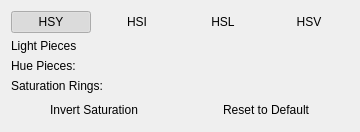
<?xml version="1.0" encoding="UTF-8"?>
<ui version="4.0">
 <class>wdgColorPreferencesPopup</class>
 <widget class="QWidget" name="wdgColorPreferencesPopup">
  <property name="geometry">
   <rect>
    <x>0</x>
    <y>0</y>
    <width>302</width>
    <height>123</height>
   </rect>
  </property>
  <property name="windowTitle">
   <string>Form</string>
  </property>
  <layout class="QVBoxLayout" name="verticalLayout">
   <item>
    <layout class="QHBoxLayout" name="horizontalLayout">
     <item>
      <widget class="QPushButton" name="bnHsy">
       <property name="text">
        <string>HSY</string>
       </property>
       <property name="checkable">
        <bool>true</bool>
       </property>
       <property name="checked">
        <bool>true</bool>
       </property>
       <property name="flat">
        <bool>true</bool>
       </property>
      </widget>
     </item>
     <item>
      <widget class="QPushButton" name="bnHsi">
       <property name="text">
        <string>HSI</string>
       </property>
       <property name="checkable">
        <bool>true</bool>
       </property>
       <property name="flat">
        <bool>true</bool>
       </property>
      </widget>
     </item>
     <item>
      <widget class="QPushButton" name="bnHsl">
       <property name="text">
        <string>HSL</string>
       </property>
       <property name="checkable">
        <bool>true</bool>
       </property>
       <property name="flat">
        <bool>true</bool>
       </property>
      </widget>
     </item>
     <item>
      <widget class="QPushButton" name="bnHsv">
       <property name="text">
        <string>HSV</string>
       </property>
       <property name="checkable">
        <bool>true</bool>
       </property>
       <property name="flat">
        <bool>true</bool>
       </property>
      </widget>
     </item>
    </layout>
   </item>
   <item>
    <layout class="QFormLayout" name="formLayout">
     <item row="1" column="0">
      <widget class="QLabel" name="huePiecesLabel">
       <property name="text">
        <string>Hue Pieces:</string>
       </property>
      </widget>
     </item>
     <item row="1" column="1">
      <widget class="KisSliderSpinBox" name="numPiecesSlider" native="true">
       <property name="sizePolicy">
        <sizepolicy hsizetype="Expanding" vsizetype="Preferred">
         <horstretch>0</horstretch>
         <verstretch>0</verstretch>
        </sizepolicy>
       </property>
      </widget>
     </item>
     <item row="2" column="0">
      <widget class="QLabel" name="saturationRingsLabel">
       <property name="text">
        <string>Saturation Rings:</string>
       </property>
      </widget>
     </item>
     <item row="2" column="1">
      <widget class="KisSliderSpinBox" name="numRingsSlider" native="true">
       <property name="sizePolicy">
        <sizepolicy hsizetype="Expanding" vsizetype="Preferred">
         <horstretch>0</horstretch>
         <verstretch>0</verstretch>
        </sizepolicy>
       </property>
      </widget>
     </item>
     <item row="0" column="0">
      <widget class="QLabel" name="lightPiecesLabel">
       <property name="text">
        <string>Light Pieces</string>
       </property>
      </widget>
     </item>
     <item row="0" column="1">
      <widget class="KisSliderSpinBox" name="numLightPiecesSlider" native="true">
       <property name="sizePolicy">
        <sizepolicy hsizetype="Expanding" vsizetype="Preferred">
         <horstretch>0</horstretch>
         <verstretch>0</verstretch>
        </sizepolicy>
       </property>
      </widget>
     </item>
    </layout>
   </item>
   <item>
    <layout class="QHBoxLayout" name="horizontalLayout_2">
     <item>
      <widget class="QPushButton" name="bnInverseSat">
       <property name="text">
        <string>Invert Saturation</string>
       </property>
       <property name="checkable">
        <bool>true</bool>
       </property>
       <property name="flat">
        <bool>true</bool>
       </property>
      </widget>
     </item>
     <item>
      <widget class="QPushButton" name="bnDefault">
       <property name="text">
        <string>Reset to Default</string>
       </property>
       <property name="flat">
        <bool>true</bool>
       </property>
      </widget>
     </item>
    </layout>
   </item>
  </layout>
 </widget>
 <customwidgets>
  <customwidget>
   <class>KisSliderSpinBox</class>
   <extends>QWidget</extends>
   <header location="global">kis_slider_spin_box.h</header>
   <container>1</container>
  </customwidget>
 </customwidgets>
 <resources/>
 <connections/>
</ui>
